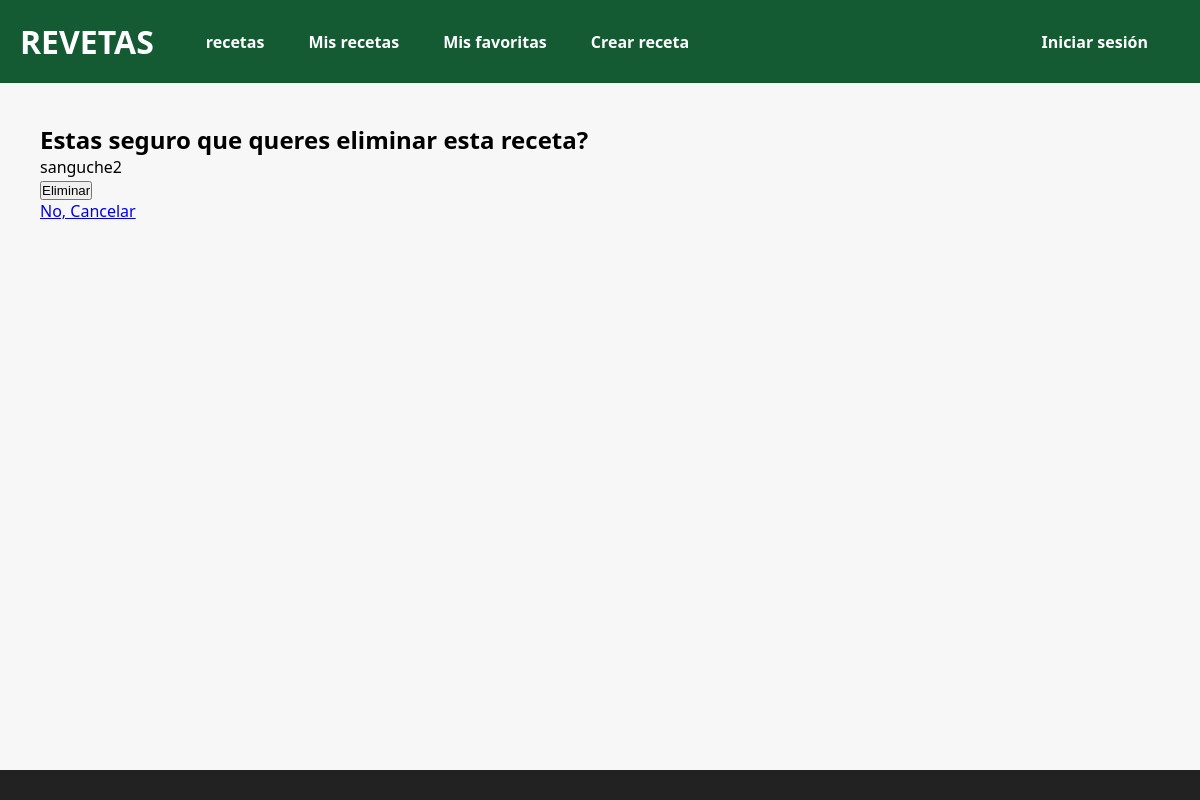
Before: /eliminar/8 (signed in) with the older database file.
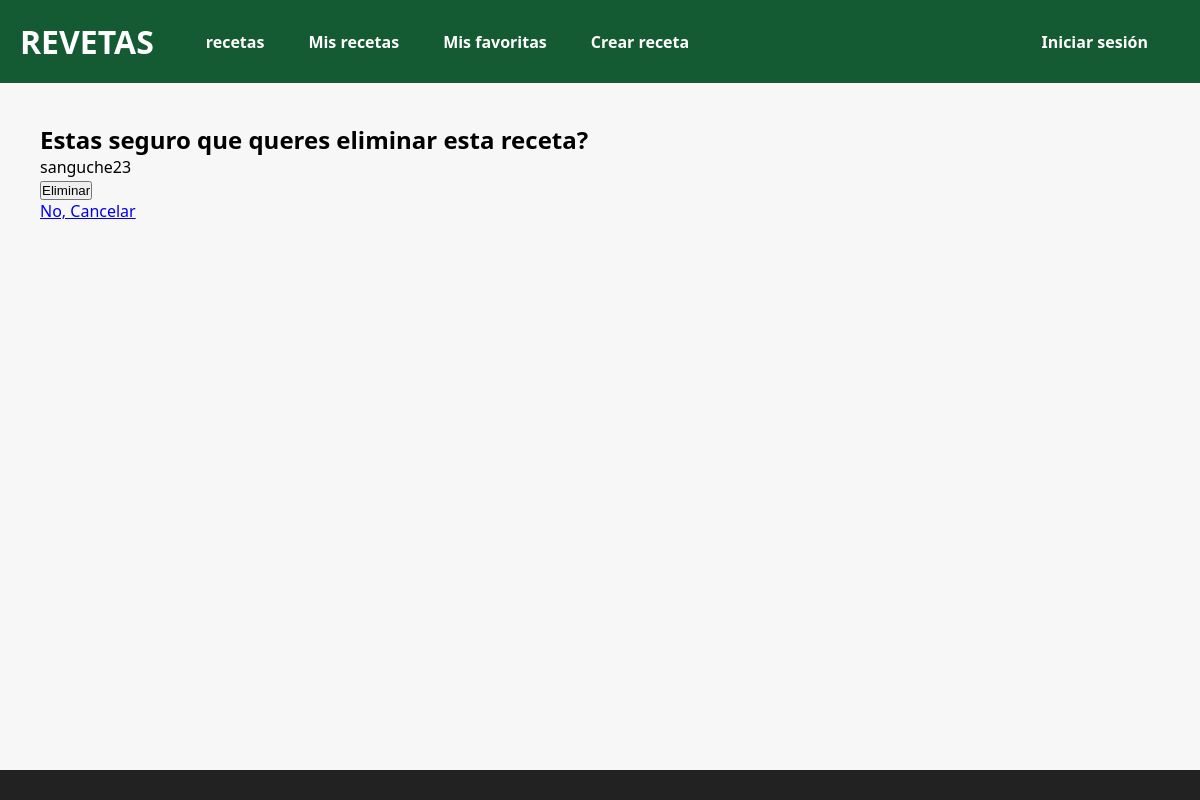
After: the same page with the newer database file.
### tasks/models.py (models this page shows, shortened)
class Receta(models.Model):
    title = models.CharField(max_length=255)
    description = models.TextField()
    user = models.ForeignKey(Usuario,on_delete=models.CASCADE)
    coccion = models.IntegerField(default=0)
    cooked = models.BooleanField(default=False)
    favs = models.BooleanField(default=False)
    date = models.DateField(default=timezone.now)
    image = models.ImageField(upload_to="recetas_image/", null=True, blank=True)
    categoria = models.CharField(max_length=10,choices=CATEGORIAS, default= 'Sin categoria')
    dificultad = models.CharField(max_length=10, choices=DIFICULTADES, default='Fácil')

### tasks/views.py (the view)
# urls.py: path('eliminar/<int:id>',eliminar_receta, name='eliminar_receta'),
def eliminar_receta(request, id):
    usuario_id = request.session.get('usuario_id')
    if not usuario_id:
        return redirect('/login/')
    usuario = Usuario.objects.get(id=usuario_id)
    receta = get_object_or_404(Receta, id=id, user=usuario)
    if request.method == 'POST':
        receta.delete()
        return redirect('/recetas/')
    return render(request, 'delete_receta.html', {'receta': receta})

### tasks/templates/delete_receta.html (shortened to what this page needs)
{% extends 'main.html' %}
{% block content %}
<h2>Estas seguro que queres eliminar esta receta?</h2>
<p>{{receta.title}}</p>
<form method="post">
    <button type="submit">Eliminar</button>
</form>
<a href="/recetas/">No, Cancelar</a>
{% endblock %}

### tasks/templates/main.html (shortened to what this page needs)
{% load static %}
<!DOCTYPE html>
<html lang="es">
<head>
    <link rel="stylesheet" href="{% static 'styles/main.css' %}">
</head>
<body>
    <header>
        <div class="nav">
            <h1>REVETAS {{title}}</h1>
            <a href="/recetas/">recetas</a>
            <a href="/mis_recetas/">Mis recetas</a>
            <a href="/favoritas/">Mis favoritas</a>
            <a href="/nueva/">Crear receta</a>
            <div style="margin-left: auto; padding-right: 20px;">
                {% if request.user.is_authenticated %}
                    Usuario: {{ request.user.username }}
                {% elif request.session.username %}
                    Usuario: {{ request.session.username }}
                {% else %}
                    <a href="/login/">Iniciar sesión</a>
                {% endif %}
            </div>
        </div>
    </header>
    <main>
        {% block content %}
        {% endblock %}
    </main>
    <footer>
    </footer>
</body>
</html>

### tasks/static/styles/main.css (style rules this page uses)
* { margin: 0; padding: 0; box-sizing: border-box; }
body { font-family: 'Segoe UI', Tahoma, Geneva, Verdana, sans-serif; background: linear-gradient(to right, #e0f7fa, #fff); min-height: 100vh; display: flex; flex-direction: column; }
header { background-color: #145a32; color: white; padding: 20px; }
.nav { display: flex; align-items: center; gap: 20px; flex-wrap: wrap; }
.nav h1 { font-size: 2rem; margin-right: 20px; }
.nav a { color: white; text-decoration: none; font-weight: bold; padding: 8px 12px; border-radius: 6px; transition: background-color 0.3s; }
main { flex: 1; padding: 40px; background-color: #f7f7f7; }
footer { background-color: #222; color: #aaa; text-align: center; padding: 15px 0; font-size: 0.9rem; }

Changed rows visible on the page:
changed Receta: title "sanguche2" → "sanguche23"
